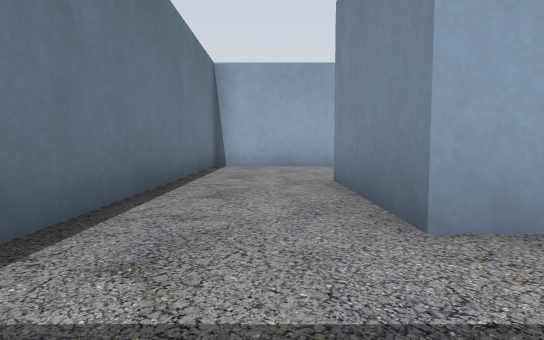
View 1 (above)

22 first-person views from a walk through a Gazebo world. The camera is 0.5 m above the floor, tilts 4° down and sees 75° across. The floor is counted in squares, 1 m on a side. Each view is taken from the middle of a square. On the plan, view 1 faces up. The plan holds only what a view shows up to about 9 squares ahead; the rest is blank.

View 2
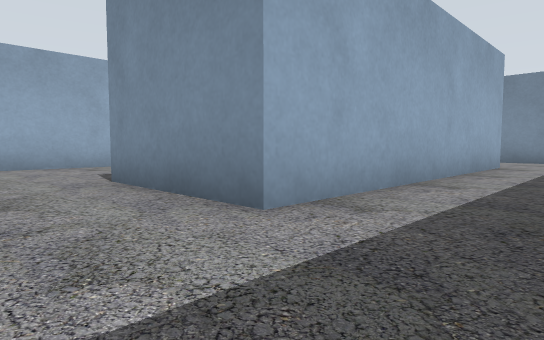

View 3
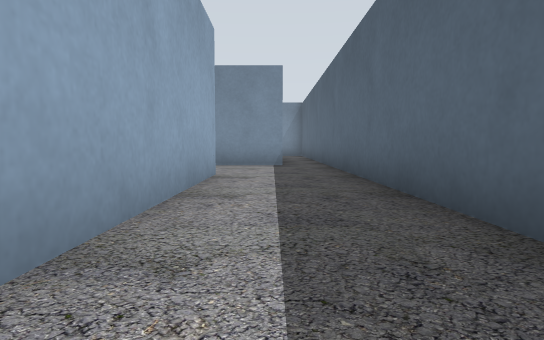

View 4
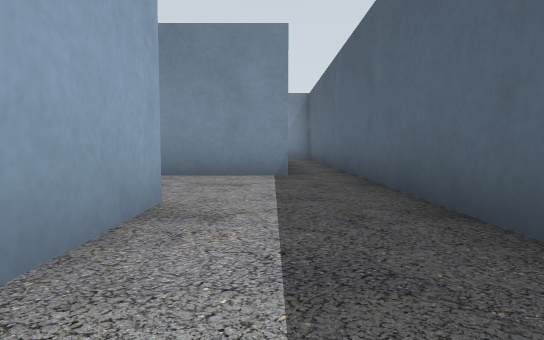

View 5
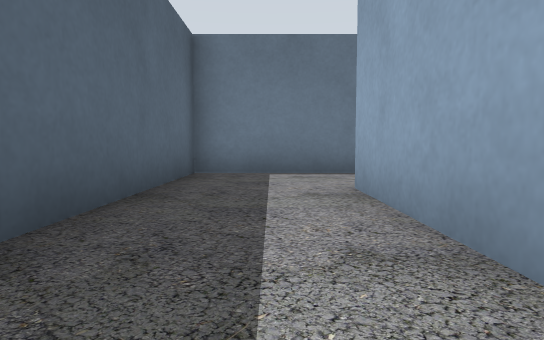

View 6
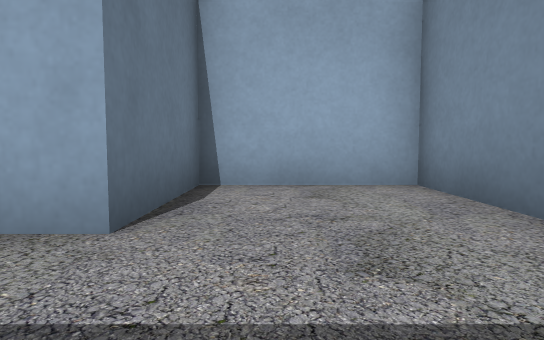

View 7
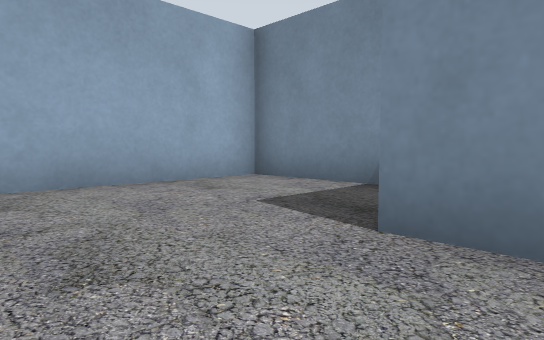

View 8
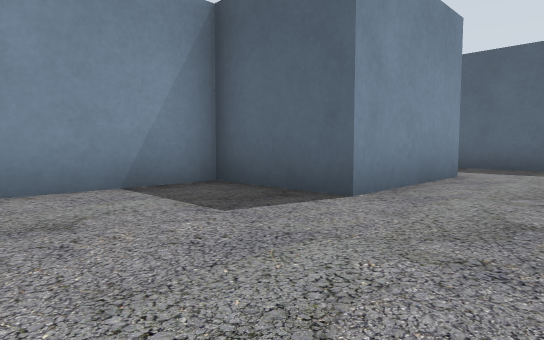

View 9
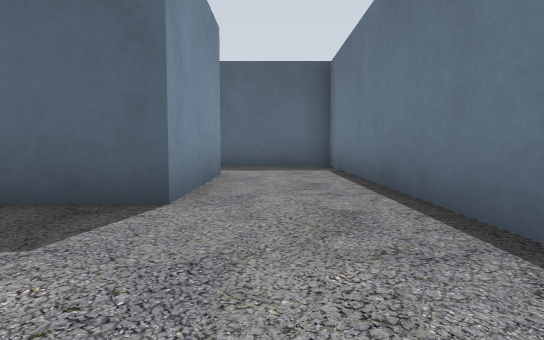

View 10
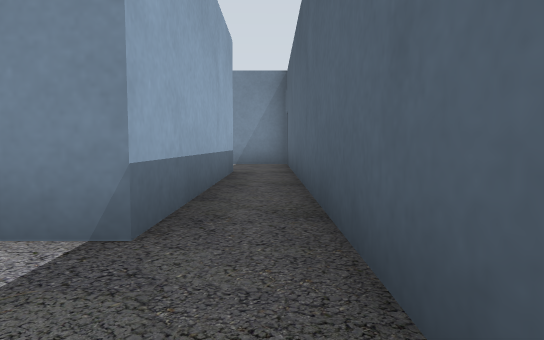

View 11
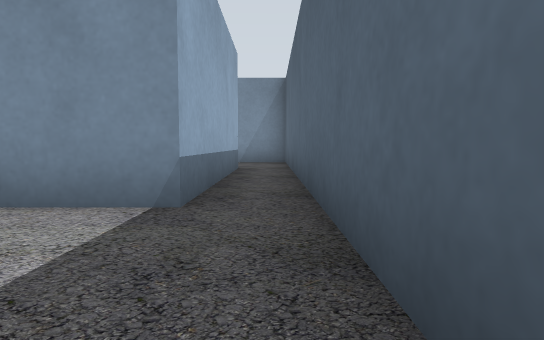

View 12
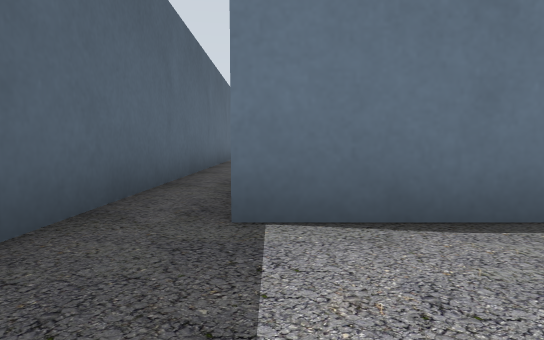

View 13
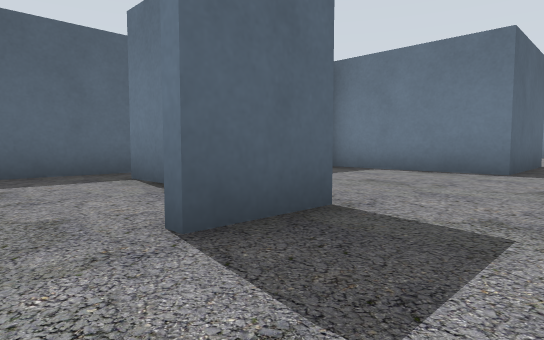

View 14
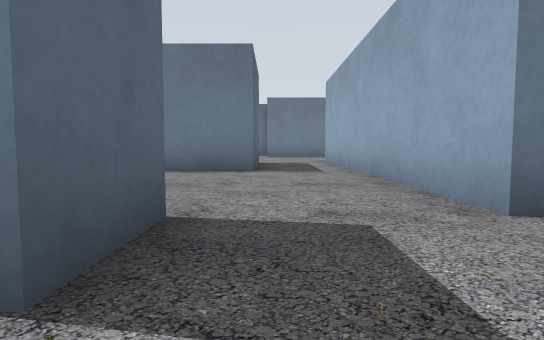

View 15
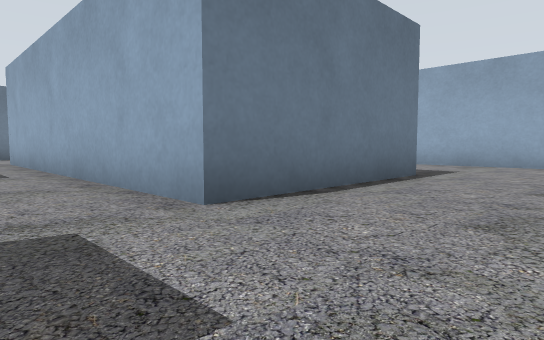

View 16
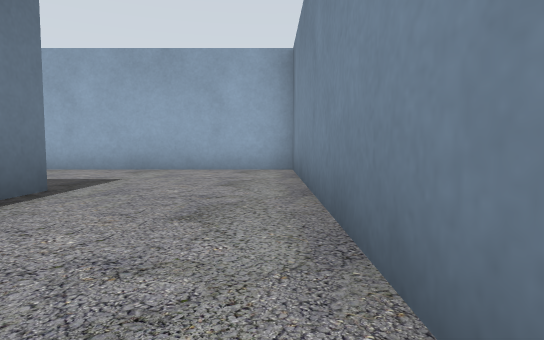

View 17
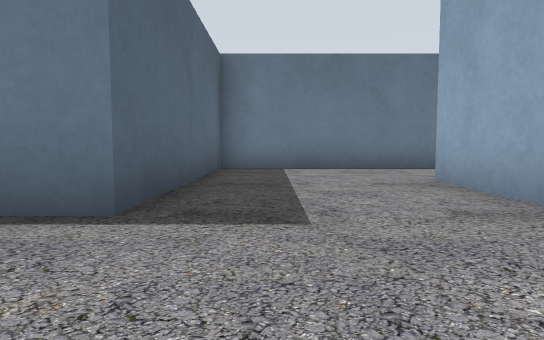

View 18
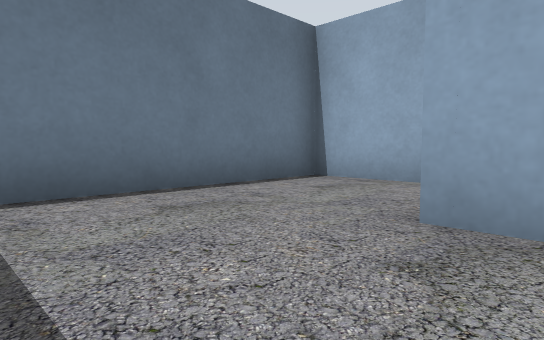

View 19
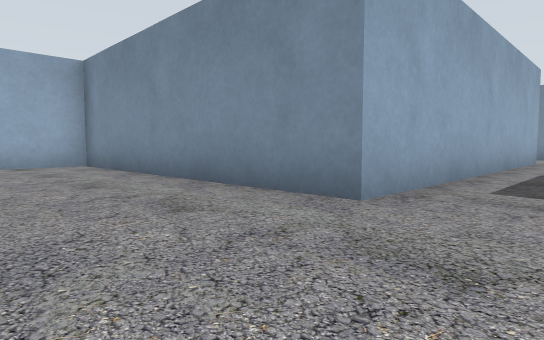

View 20
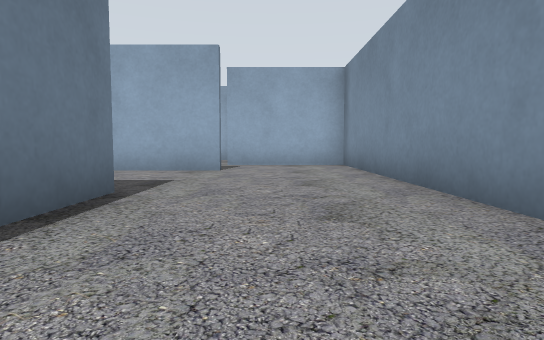

View 21
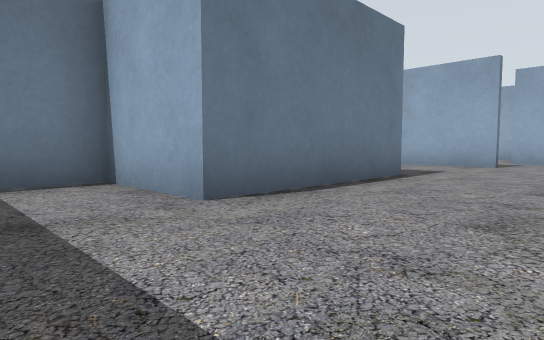

View 22
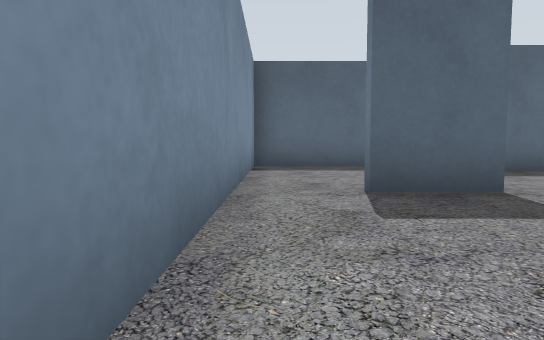

### Floor plan
Ten units are one square. View 1 is at (0, 0); x grows to the right and y downward. Boxes are objects, and circles mark ways between rooms. Rooms are numbered by the first view taken in them; rooms with no view inside come last. Other rooms are left out.
<svg viewBox="-19 -172 209 181">
<path fill="none" stroke="#000" d="M108 -7 108 -44 81 -44 81 -20 9 -20 9 -50 31 -50 31 -85 -14 -85 -14 4 105 4M155 -43 170 -43M157 -29 157 -7 108 -7M184 1 184 -143 130 -143M121 -167 103 -167 103 -109 155 -109 155 -67M105 4 185 4M33 -89 33 -48 11 -48 11 -36M85 -67 68 -67 68 -140 39 -140M125 -9 134 -9M155 -67 85 -67M79 -46 110 -46 110 -10"/>
<circle cx="110" cy="0" r="3" fill="#2a7"/>
<circle cx="160" cy="-55" r="3" fill="#2a7"/>
<circle cx="90" cy="-60" r="3" fill="#2a7"/>
<text x="30" y="-10">1</text>
<text x="170" y="-80">2</text>
<text x="50" y="-70">3</text>
<text x="130" y="-40">4</text>
</svg>
Room 1 opens to room 2. Room 2 opens to room 4. Room 3 opens to room 4.

Where each view was taken, in squares from view 1:
view 1: 0 up, 0 right, facing up
view 2: 0 up, 1 left, facing up-right
view 3: 1 up, 2 right, facing right
view 4: 1 up, 5 right, facing right
view 5: 1 up, 5 right, facing left
view 6: 0 up, 9 right, facing up
view 7: 4 up, 1 left, facing up-right
view 8: 8 up, 1 left, facing down-right
view 9: 8 up, 0 right, facing down
view 10: 0 up, 9 right, facing right
view 11: 0 up, 8 right, facing right
view 12: 1 up, 18 right, facing left
view 13: 6 up, 18 right, facing down-left
view 14: 5 up, 18 right, facing left
view 15: 5 up, 18 right, facing up-left
view 16: 7 up, 18 right, facing up
view 17: 12 up, 18 right, facing left
view 18: 12 up, 14 right, facing up-left
view 19: 5 up, 4 right, facing up-right
view 20: 5 up, 5 right, facing up
view 21: 3 up, 6 right, facing up-left
view 22: 8 up, 18 right, facing down
